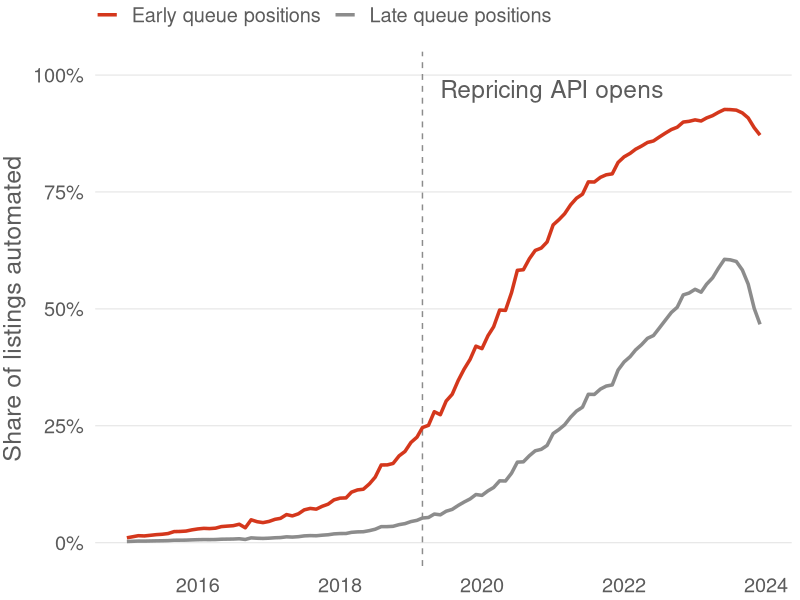
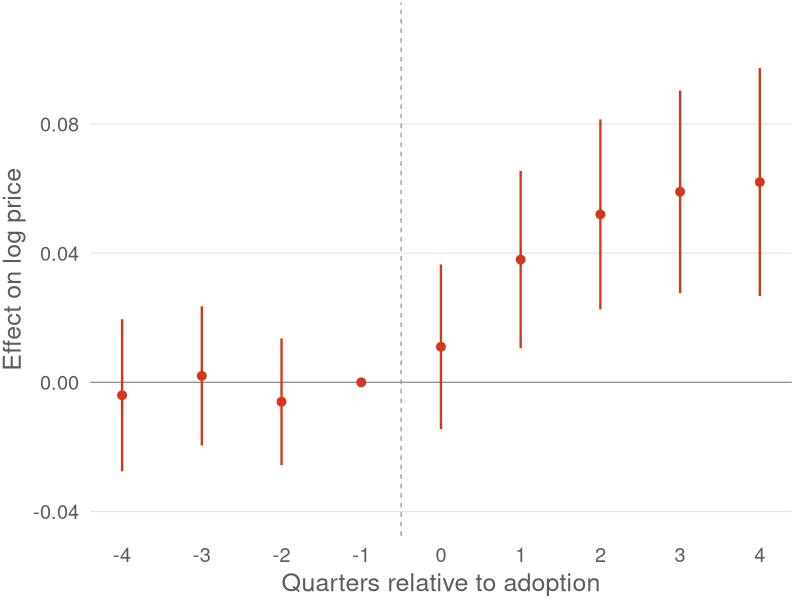

These figures' R source, in order:
## ---- chunk 1
#| include: false
library(ggplot2)

# Figures use the deck's own face. FreeType cannot read the woff2 files the
# browser loads, so slide-tooling ships two static TTF cuts for R. Without
# them the figures fall back to the system sans.
sg_dir <- "fonts/schibsted-grotesk"
fig_family <- "sans"
known <- c(systemfonts::system_fonts()$family, systemfonts::registry_fonts()$family)
if ("Schibsted Grotesk" %in% known) {
  fig_family <- "Schibsted Grotesk"
} else if (file.exists(file.path(sg_dir, "SchibstedGrotesk-Regular.ttf"))) {
  systemfonts::register_font(
    "Schibsted Grotesk",
    plain = file.path(sg_dir, "SchibstedGrotesk-Regular.ttf"),
    bold  = file.path(sg_dir, "SchibstedGrotesk-SemiBold.ttf")
  )
  fig_family <- "Schibsted Grotesk"
}

# Figure palette, matched to the Editorial theme: the vermilion accent for the
# series the slide is about, gray for the comparison, a white ground. If you
# restyle the slide theme, restyle this with it.
col_main <- "#D4371C"
col_soft <- "#8c8c8c"
col_text <- "#5c5c5c"
col_bg   <- "#ffffff"

# base_size 18 sets tick labels near 19px on the slide, since figures are drawn
# at 96 dpi and shown close to 1:1.
talk_theme <- function(base_size = 18) {
  theme_minimal(base_size = base_size, base_family = fig_family) +
    theme(
      panel.grid.minor = element_blank(),
      panel.grid.major.x = element_blank(),
      panel.grid.major.y = element_line(colour = "#e6e6e6", linewidth = 0.4),
      axis.title = element_text(colour = col_text),
      axis.text = element_text(colour = col_text),
      legend.position = "top",
      legend.justification = "left",
      legend.title = element_blank(),
      legend.text = element_text(colour = col_text),
      legend.margin = margin(0, 0, 0, 0),
      plot.margin = margin(2, 6, 2, 2),
      plot.background = element_rect(fill = col_bg, colour = NA)
    )
}
knitr::opts_chunk$set(dev = "ragg_png", dev.args = list(bg = col_bg))
## ---- chunk 2
#| label: adoption-curves
#| fig-width: 11.2
#| fig-height: 4.1
base <- subset(economics, date >= as.Date("2000-01-01") & date <= as.Date("2008-12-01"))
n <- nrow(base)
z <- as.numeric(scale(log(base$pce)))

adoption <- data.frame(
  date  = rep(seq(as.Date("2015-01-01"), by = "month", length.out = n), 2),
  share = c(plogis(2.2 * z - 0.8), plogis(2.0 * z - 2.6)),
  grp   = factor(rep(c("Early queue positions", "Late queue positions"), each = n),
                 levels = c("Early queue positions", "Late queue positions"))
)

ggplot(adoption, aes(date, share, colour = grp)) +
  geom_vline(xintercept = as.Date("2019-03-01"), linetype = "dashed",
             colour = col_soft, linewidth = 0.5) +
  geom_line(linewidth = 1.2) +
  annotate("text", x = as.Date("2019-06-01"), y = 0.97, hjust = 0, size = 6.2,
           family = fig_family, colour = col_text, label = "Repricing API opens") +
  scale_colour_manual(values = c(col_main, col_soft)) +
  scale_y_continuous(limits = c(0, 1), labels = scales::label_percent(accuracy = 1)) +
  scale_x_date(date_breaks = "2 years", date_labels = "%Y") +
  labs(x = NULL, y = "Share of listings automated") +
  talk_theme()
## ---- chunk 3
#| label: event-study
#| fig-width: 6.8
#| fig-height: 4.3
es <- data.frame(
  k  = -4:4,
  b  = c(-0.004, 0.002, -0.006, 0, 0.011, 0.038, 0.052, 0.059, 0.062),
  se = c( 0.012, 0.011,  0.010, 0, 0.013, 0.014, 0.015, 0.016, 0.018)
)

ggplot(es, aes(k, b)) +
  geom_hline(yintercept = 0, colour = col_soft, linewidth = 0.4) +
  geom_vline(xintercept = -0.5, linetype = "dashed", colour = col_soft, linewidth = 0.4) +
  geom_pointrange(aes(ymin = b - 1.96 * se, ymax = b + 1.96 * se),
                  colour = col_main, linewidth = 0.8, size = 0.5) +
  scale_x_continuous(breaks = -4:4) +
  scale_y_continuous(limits = c(-0.04, 0.11)) +
  labs(x = "Quarters relative to adoption", y = "Effect on log price") +
  talk_theme()
